Frame 1 (no input): blank canvas, image omitted
Frame 60 (no input): blank canvas, image omitted
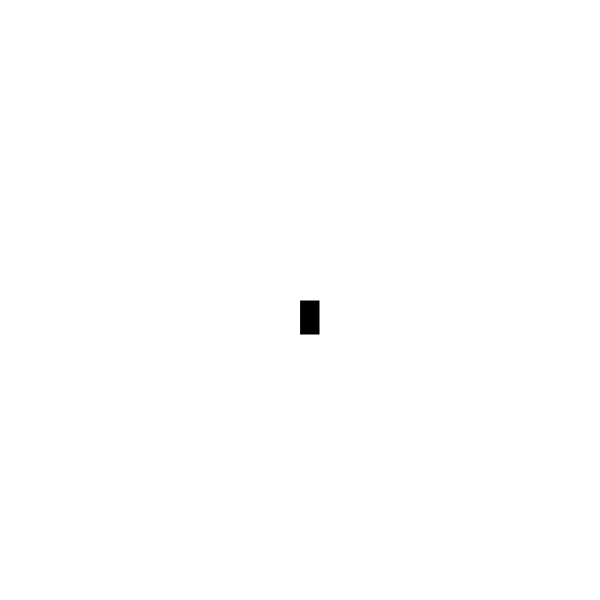
Frame 120 (the mouse pressed at the canvas centre since frame 60)

The p5.js sketch whose frames 1 and 60 were blank and that drew this single picture after the mouse press (run headless with seeded random() and noise() and a simulated clock; from frame 60 on, the mouse is pressed at the canvas centre):

// p5.js sketch
// ── sketch.js
function setup(){
  createCanvas (600, 600);
  background("white");
}

function draw(){
  stroke("white")
  fill("black");
  
  if (mouseIsPressed){
    rect(mouseX,mouseY,20,35);
  }
}

// ── style.css
html, body { 
 margin: 0;
 padding: 0;
}
 canvas {
  display: block; 
}
